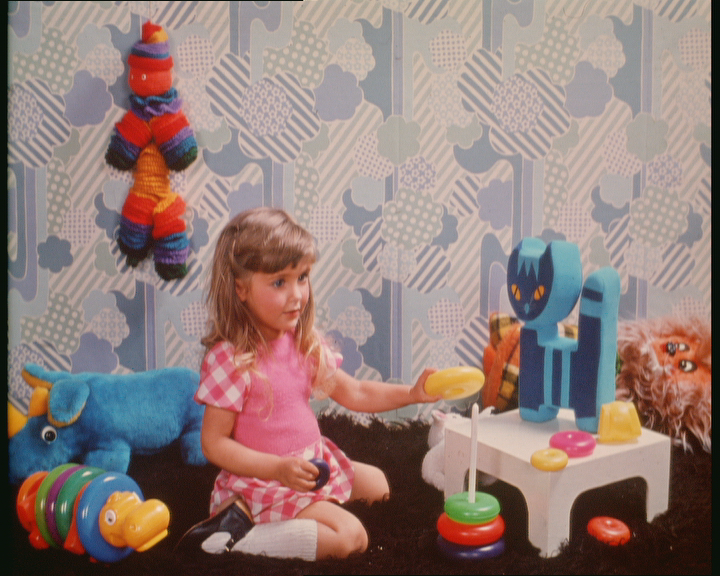
#> input picture image/girl.bmp, 720 x 576 px
$ python 31-pyrDownAndpyrUp.py
#> lines starting #> are read from the running program, lines starting #| are printed output that depends on the picture
import cv2

# 先向下取样再向上取样
# 先向上取样再向下取样
if __name__ == '__main__':
    img = cv2.imread('../image/girl.bmp', cv2.IMREAD_UNCHANGED)
#> img is the input picture: shape (576, 720, 3); mean B, G, R 120, 124.6, 145.6

    # 先向上取样再向下取样
    img1 = cv2.pyrUp(img)
    img2 = cv2.pyrDown(img1)
    cv2.imshow('original:', img)
    cv2.imshow('img1:', img1)
    cv2.imshow('img2:', img2)
    cv2.imshow('img2 - original', img2 - img)
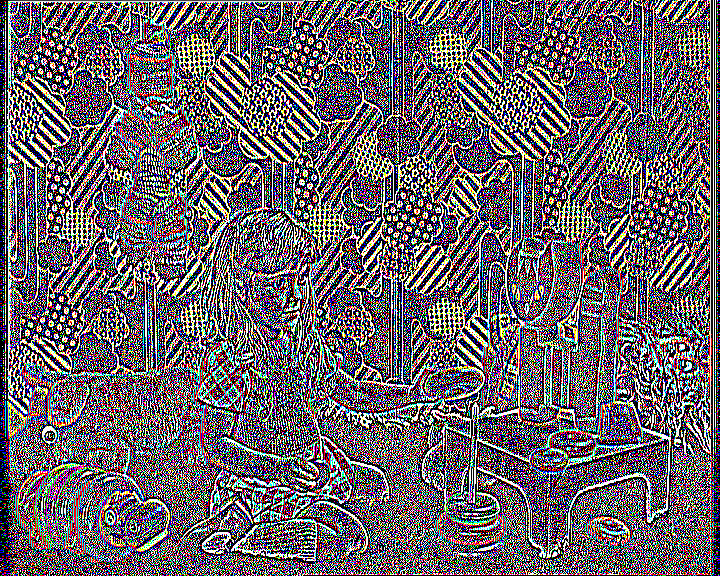
#> window 'img2 - original': shape (576, 720, 3); mean B, G, R 104.8, 99.4, 106.9

    # [7 lines of commented-out code are left out]

    cv2.waitKey(3000)
    cv2.destroyAllWindows()

$ run again, with image/airfield.bmp copied over image/girl.bmp
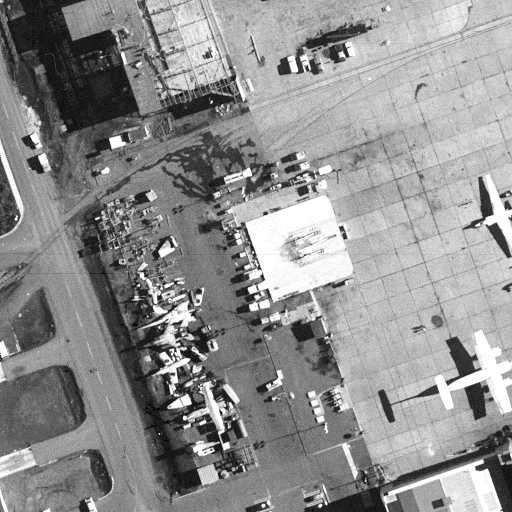
#> input picture image/airfield.bmp, 512 x 512 px
#> img is the input picture: shape (512, 512); min 0, max 255, mean 143.5
#> `cv2.imshow('img2 - original', img2 - img)`:
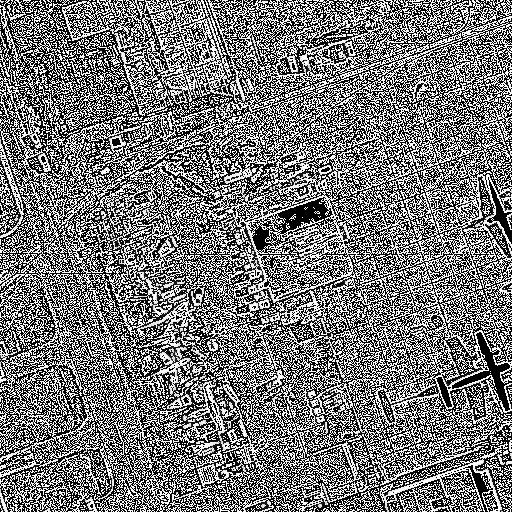
#> window 'img2 - original': shape (512, 512); min 0, max 255, mean 119.6

$ run again, with image/barbara.bmp copied over image/girl.bmp
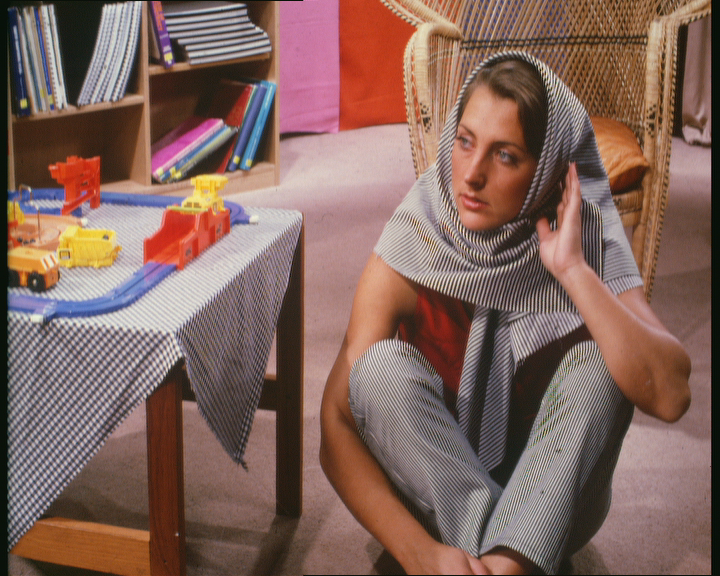
#> input picture image/barbara.bmp, 720 x 576 px
#> img is the input picture: shape (576, 720, 3); mean B, G, R 92.6, 101.1, 130.7
#> `cv2.imshow('img2 - original', img2 - img)`:
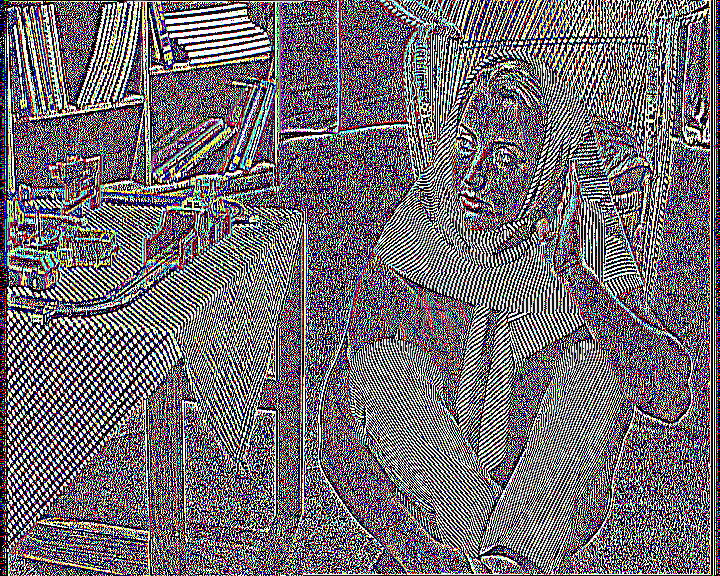
#> window 'img2 - original': shape (576, 720, 3); mean B, G, R 111.3, 106.5, 112
